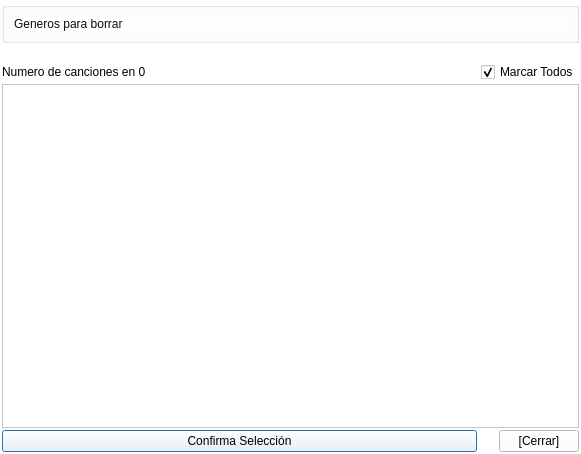
<?xml version="1.0" encoding="UTF-8"?>
<ui version="4.0">
 <class>ListaGeneros</class>
 <widget class="QDialog" name="ListaGeneros">
  <property name="geometry">
   <rect>
    <x>0</x>
    <y>0</y>
    <width>581</width>
    <height>454</height>
   </rect>
  </property>
  <property name="windowTitle">
   <string>Confirma generos</string>
  </property>
  <property name="styleSheet">
   <string notr="true">background-color: rgb(255, 255, 255);</string>
  </property>
  <layout class="QVBoxLayout" name="verticalLayout">
   <property name="spacing">
    <number>2</number>
   </property>
   <property name="leftMargin">
    <number>2</number>
   </property>
   <property name="topMargin">
    <number>2</number>
   </property>
   <property name="rightMargin">
    <number>2</number>
   </property>
   <property name="bottomMargin">
    <number>2</number>
   </property>
   <item>
    <widget class="QGroupBox" name="groupBox">
     <property name="minimumSize">
      <size>
       <width>0</width>
       <height>40</height>
      </size>
     </property>
     <property name="title">
      <string/>
     </property>
     <layout class="QVBoxLayout" name="verticalLayout_2">
      <item>
       <widget class="QLabel" name="label_genero_nombre">
        <property name="styleSheet">
         <string notr="true">color: rgb(12, 12, 12);</string>
        </property>
        <property name="text">
         <string>Generos para borrar</string>
        </property>
       </widget>
      </item>
     </layout>
    </widget>
   </item>
   <item>
    <widget class="QLabel" name="label_genero">
     <property name="font">
      <font>
       <pointsize>10</pointsize>
       <weight>75</weight>
       <bold>true</bold>
      </font>
     </property>
     <property name="styleSheet">
      <string notr="true">color: rgb(85, 0, 0);</string>
     </property>
     <property name="text">
      <string/>
     </property>
    </widget>
   </item>
   <item>
    <layout class="QHBoxLayout" name="horizontalLayout_2">
     <item>
      <widget class="QLabel" name="label_cantidad">
       <property name="maximumSize">
        <size>
         <width>180</width>
         <height>16777215</height>
        </size>
       </property>
       <property name="text">
        <string>Numero de canciones en 0</string>
       </property>
      </widget>
     </item>
     <item>
      <spacer name="horizontalSpacer_2">
       <property name="orientation">
        <enum>Qt::Horizontal</enum>
       </property>
       <property name="sizeHint" stdset="0">
        <size>
         <width>40</width>
         <height>20</height>
        </size>
       </property>
      </spacer>
     </item>
     <item>
      <widget class="QCheckBox" name="checkBox_todoGen">
       <property name="maximumSize">
        <size>
         <width>120</width>
         <height>16777215</height>
        </size>
       </property>
       <property name="text">
        <string>Marcar Todos</string>
       </property>
       <property name="checked">
        <bool>true</bool>
       </property>
      </widget>
     </item>
    </layout>
   </item>
   <item>
    <widget class="QScrollArea" name="scrollArea">
     <property name="widgetResizable">
      <bool>true</bool>
     </property>
     <widget class="QWidget" name="scrollAreaWidgetContents_mio">
      <property name="geometry">
       <rect>
        <x>0</x>
        <y>0</y>
        <width>575</width>
        <height>324</height>
       </rect>
      </property>
      <layout class="QVBoxLayout" name="verticalLayout_scroll">
       <property name="spacing">
        <number>3</number>
       </property>
       <property name="leftMargin">
        <number>3</number>
       </property>
       <property name="topMargin">
        <number>3</number>
       </property>
       <property name="rightMargin">
        <number>3</number>
       </property>
       <property name="bottomMargin">
        <number>3</number>
       </property>
      </layout>
     </widget>
    </widget>
   </item>
   <item>
    <layout class="QHBoxLayout" name="horizontalLayout">
     <item>
      <widget class="QPushButton" name="pushButton_confirmar">
       <property name="styleSheet">
        <string notr="true"/>
       </property>
       <property name="text">
        <string>Confirma Selección</string>
       </property>
      </widget>
     </item>
     <item>
      <spacer name="horizontalSpacer">
       <property name="orientation">
        <enum>Qt::Horizontal</enum>
       </property>
       <property name="sizeType">
        <enum>QSizePolicy::Fixed</enum>
       </property>
       <property name="sizeHint" stdset="0">
        <size>
         <width>20</width>
         <height>20</height>
        </size>
       </property>
      </spacer>
     </item>
     <item>
      <widget class="QPushButton" name="pushButton_cerrar">
       <property name="maximumSize">
        <size>
         <width>80</width>
         <height>16777215</height>
        </size>
       </property>
       <property name="text">
        <string>[Cerrar]</string>
       </property>
      </widget>
     </item>
    </layout>
   </item>
  </layout>
 </widget>
 <resources/>
 <connections/>
</ui>
